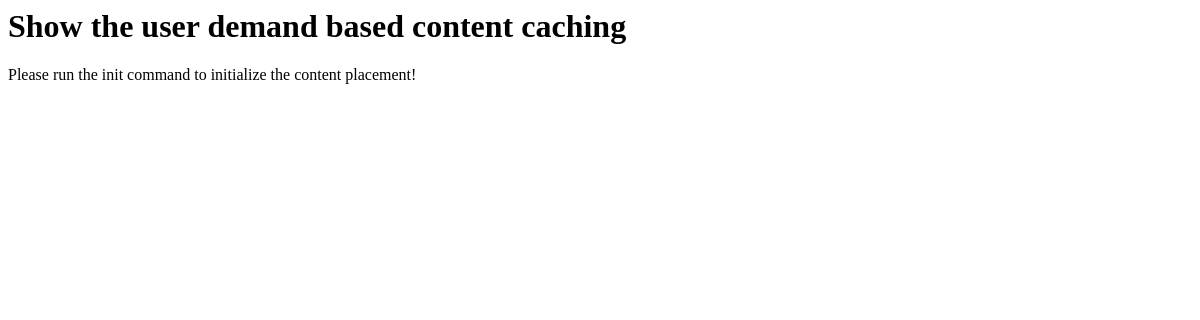
Page /video/query/ on the earlier database version.
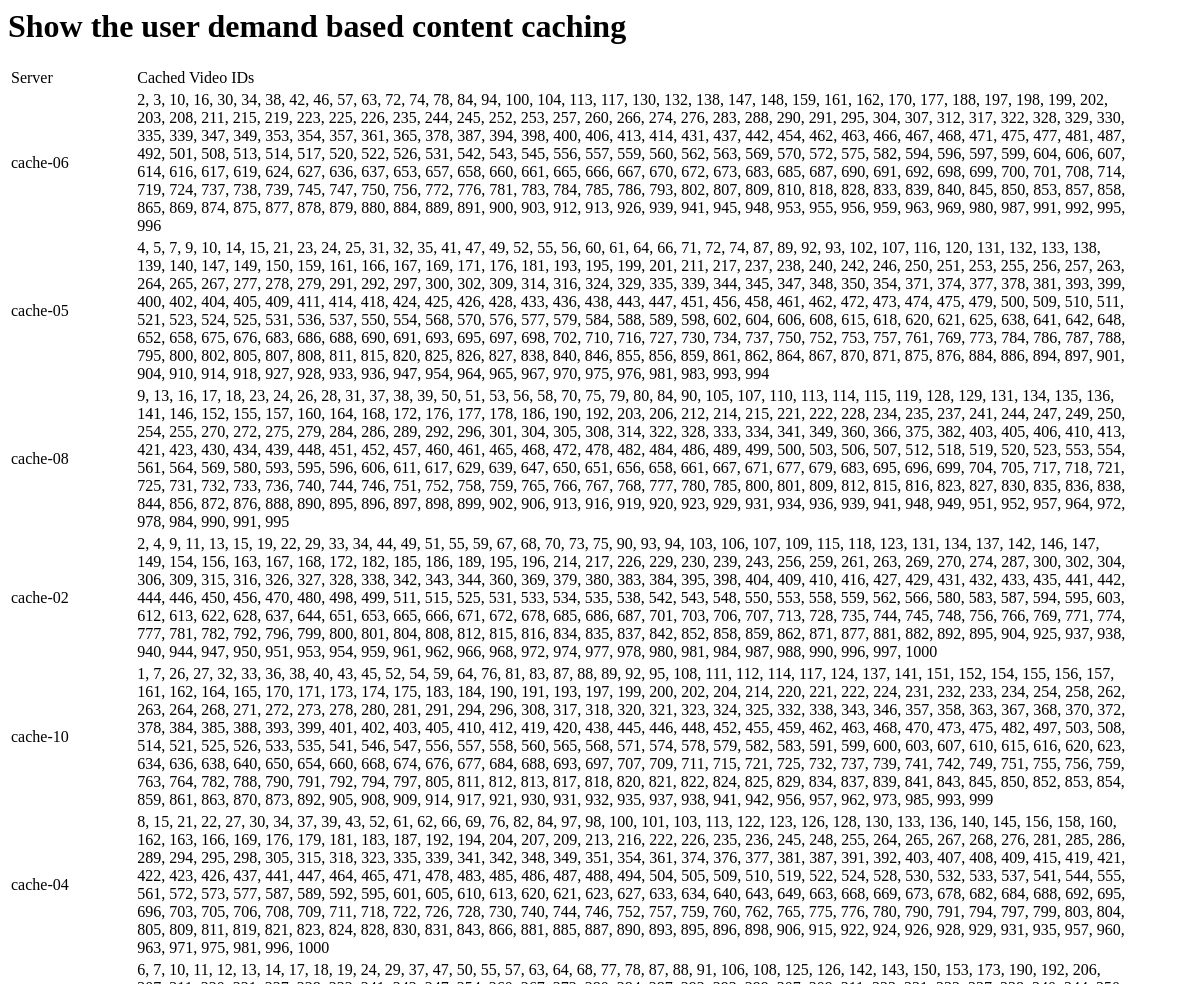
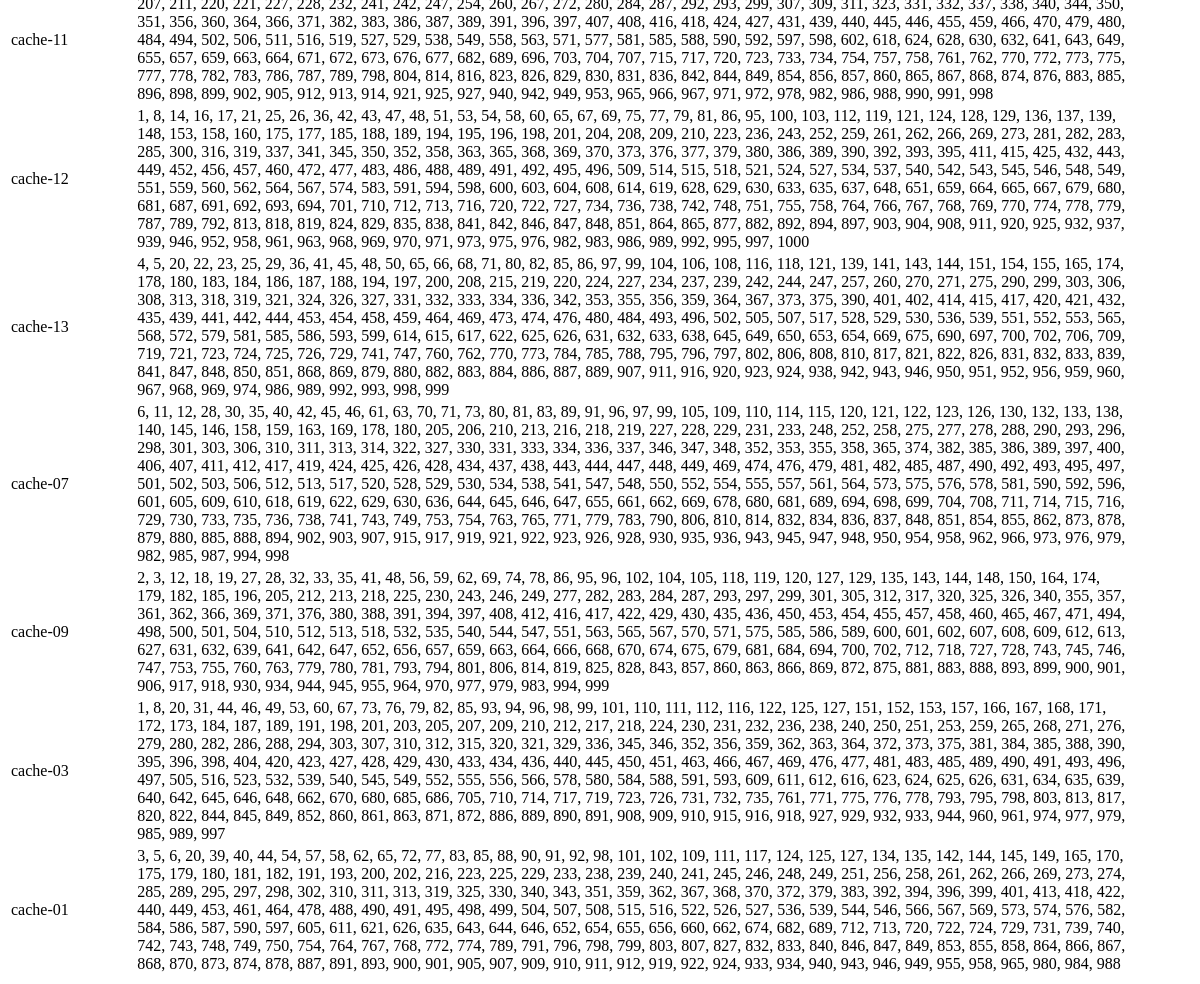
Same page on the later database version (2 pictures, top to bottom).
### video/models.py (models this page shows, shortened)
class Cache(models.Model):
	server = models.CharField(max_length=20)
	videos = models.CharField(max_length=5000)

### video/views.py (the view)
def query(request):
	caches = Cache.objects.all()
	content_caching = {}
	for cache in caches:
		content_caching[cache.server] = cache.videos
	templates = loader.get_template('video/caches.html')
	response =  HttpResponse(templates.render({'caches':caches}, request))
	response['Params'] = json.dumps(content_caching)
	return response

### video/templates/video/caches.html
<h1> Show the user demand based content caching </h1>
{% if caches %}
<table style="width:95%">
	<tr>
		<td width="10%">Server</td>
		<td width="80%">Cached Video IDs</td>
	</tr>
	{% for cache in caches %}
	<tr>
		<td width="10%"> {{ cache.server }} </td>
		<td width="80%"> {{ cache.videos }} </td>
	</tr>
	{% endfor %}
</table>
{% else %}
	<p>Please run the init command to initialize the content placement!</p>
{% endif %}

Differences in the rows shown:
added Cache: server "cache-06", videos "2, 3, 10, 16, 30, 34, 38, 42, 46, 57, 63, 72, 74, 78, 84, 94, 100, 104, 113, 117, 130, 132, 138, 147, 148, 159, 161, 162, 170, 177, 188, 197, 198, 199, 202, 203, 208, 211, 215, 219, 223, 225, 226, 235, 244, 245, 252, 253, 257, 260, 266, 274, 276, 283, 288, 290, 291, 295, 304, 307, 312, 317, 322, 328, 329, 330, 335, 339, 347, 349, 353, 354, 357, 361, 365, 378, 387, 394, 398, 400, 406, 413, 414, 431, 437, 442, 454, 462, 463, 466, 467, 468, 471, 475, 477, 481, 487, 492, 501, 508, 513, 514, 517, 520, 522, 526, 531, 542, 543, 545, 556, 557, 559, 560, 562, 563, 569, 570, 572, 575, 582, 594, 596, 597, 599, 604, 606, 607, 614, 616, 617, 619, 624, 627, 636, 637, 653, 657, 658, 660, 661, 665, 666,…"
added Cache: server "cache-05", videos "4, 5, 7, 9, 10, 14, 15, 21, 23, 24, 25, 31, 32, 35, 41, 47, 49, 52, 55, 56, 60, 61, 64, 66, 71, 72, 74, 87, 89, 92, 93, 102, 107, 116, 120, 131, 132, 133, 138, 139, 140, 147, 149, 150, 159, 161, 166, 167, 169, 171, 176, 181, 193, 195, 199, 201, 211, 217, 237, 238, 240, 242, 246, 250, 251, 253, 255, 256, 257, 263, 264, 265, 267, 277, 278, 279, 291, 292, 297, 300, 302, 309, 314, 316, 324, 329, 335, 339, 344, 345, 347, 348, 350, 354, 371, 374, 377, 378, 381, 393, 399, 400, 402, 404, 405, 409, 411, 414, 418, 424, 425, 426, 428, 433, 436, 438, 443, 447, 451, 456, 458, 461, 462, 472, 473, 474, 475, 479, 500, 509, 510, 511, 521, 523, 524, 525, 531, 536, 537, 550, 554, 568, 570, 576, 577, 579, 584,…"
added Cache: server "cache-08", videos "9, 13, 16, 17, 18, 23, 24, 26, 28, 31, 37, 38, 39, 50, 51, 53, 56, 58, 70, 75, 79, 80, 84, 90, 105, 107, 110, 113, 114, 115, 119, 128, 129, 131, 134, 135, 136, 141, 146, 152, 155, 157, 160, 164, 168, 172, 176, 177, 178, 186, 190, 192, 203, 206, 212, 214, 215, 221, 222, 228, 234, 235, 237, 241, 244, 247, 249, 250, 254, 255, 270, 272, 275, 279, 284, 286, 289, 292, 296, 301, 304, 305, 308, 314, 322, 328, 333, 334, 341, 349, 360, 366, 375, 382, 403, 405, 406, 410, 413, 421, 423, 430, 434, 439, 448, 451, 452, 457, 460, 461, 465, 468, 472, 478, 482, 484, 486, 489, 499, 500, 503, 506, 507, 512, 518, 519, 520, 523, 553, 554, 561, 564, 569, 580, 593, 595, 596, 606, 611, 617, 629, 639, 647, 650, 651,…"
added Cache: server "cache-02", videos "2, 4, 9, 11, 13, 15, 19, 22, 29, 33, 34, 44, 49, 51, 55, 59, 67, 68, 70, 73, 75, 90, 93, 94, 103, 106, 107, 109, 115, 118, 123, 131, 134, 137, 142, 146, 147, 149, 154, 156, 163, 167, 168, 172, 182, 185, 186, 189, 195, 196, 214, 217, 226, 229, 230, 239, 243, 256, 259, 261, 263, 269, 270, 274, 287, 300, 302, 304, 306, 309, 315, 316, 326, 327, 328, 338, 342, 343, 344, 360, 369, 379, 380, 383, 384, 395, 398, 404, 409, 410, 416, 427, 429, 431, 432, 433, 435, 441, 442, 444, 446, 450, 456, 470, 480, 498, 499, 511, 515, 525, 531, 533, 534, 535, 538, 542, 543, 548, 550, 553, 558, 559, 562, 566, 580, 583, 587, 594, 595, 603, 612, 613, 622, 628, 637, 644, 651, 653, 665, 666, 671, 672, 678, 685, 686,…"
added Cache: server "cache-10", videos "1, 7, 26, 27, 32, 33, 36, 38, 40, 43, 45, 52, 54, 59, 64, 76, 81, 83, 87, 88, 89, 92, 95, 108, 111, 112, 114, 117, 124, 137, 141, 151, 152, 154, 155, 156, 157, 161, 162, 164, 165, 170, 171, 173, 174, 175, 183, 184, 190, 191, 193, 197, 199, 200, 202, 204, 214, 220, 221, 222, 224, 231, 232, 233, 234, 254, 258, 262, 263, 264, 268, 271, 272, 273, 278, 280, 281, 291, 294, 296, 308, 317, 318, 320, 321, 323, 324, 325, 332, 338, 343, 346, 357, 358, 363, 367, 368, 370, 372, 378, 384, 385, 388, 393, 399, 401, 402, 403, 405, 410, 412, 419, 420, 438, 445, 446, 448, 452, 455, 459, 462, 463, 468, 470, 473, 475, 482, 497, 503, 508, 514, 521, 525, 526, 533, 535, 541, 546, 547, 556, 557, 558, 560, 565, 568,…"
added Cache: server "cache-04", videos "8, 15, 21, 22, 27, 30, 34, 37, 39, 43, 52, 61, 62, 66, 69, 76, 82, 84, 97, 98, 100, 101, 103, 113, 122, 123, 126, 128, 130, 133, 136, 140, 145, 156, 158, 160, 162, 163, 166, 169, 176, 179, 181, 183, 187, 192, 194, 204, 207, 209, 213, 216, 222, 226, 235, 236, 245, 248, 255, 264, 265, 267, 268, 276, 281, 285, 286, 289, 294, 295, 298, 305, 315, 318, 323, 335, 339, 341, 342, 348, 349, 351, 354, 361, 374, 376, 377, 381, 387, 391, 392, 403, 407, 408, 409, 415, 419, 421, 422, 423, 426, 437, 441, 447, 464, 465, 471, 478, 483, 485, 486, 487, 488, 494, 504, 505, 509, 510, 519, 522, 524, 528, 530, 532, 533, 537, 541, 544, 555, 561, 572, 573, 577, 587, 589, 592, 595, 601, 605, 610, 613, 620, 621, 623,…"
added Cache: server "cache-11", videos "6, 7, 10, 11, 12, 13, 14, 17, 18, 19, 24, 29, 37, 47, 50, 55, 57, 63, 64, 68, 77, 78, 87, 88, 91, 106, 108, 125, 126, 142, 143, 150, 153, 173, 190, 192, 206, 207, 211, 220, 221, 227, 228, 232, 241, 242, 247, 254, 260, 267, 272, 280, 284, 287, 292, 293, 299, 307, 309, 311, 323, 331, 332, 337, 338, 340, 344, 350, 351, 356, 360, 364, 366, 371, 382, 383, 386, 387, 389, 391, 396, 397, 407, 408, 416, 418, 424, 427, 431, 439, 440, 445, 446, 455, 459, 466, 470, 479, 480, 484, 494, 502, 506, 511, 516, 519, 527, 529, 538, 549, 558, 563, 571, 577, 581, 585, 588, 590, 592, 597, 598, 602, 618, 624, 628, 630, 632, 641, 643, 649, 655, 657, 659, 663, 664, 671, 672, 673, 676, 677, 682, 689, 696, 703, 704,…"
added Cache: server "cache-12", videos "1, 8, 14, 16, 17, 21, 25, 26, 36, 42, 43, 47, 48, 51, 53, 54, 58, 60, 65, 67, 69, 75, 77, 79, 81, 86, 95, 100, 103, 112, 119, 121, 124, 128, 129, 136, 137, 139, 148, 153, 158, 160, 175, 177, 185, 188, 189, 194, 195, 196, 198, 201, 204, 208, 209, 210, 223, 236, 243, 252, 259, 261, 262, 266, 269, 273, 281, 282, 283, 285, 300, 316, 319, 337, 341, 345, 350, 352, 358, 363, 365, 368, 369, 370, 373, 376, 377, 379, 380, 386, 389, 390, 392, 393, 395, 411, 415, 425, 432, 443, 449, 452, 456, 457, 460, 472, 477, 483, 486, 488, 489, 491, 492, 495, 496, 509, 514, 515, 518, 521, 524, 527, 534, 537, 540, 542, 543, 545, 546, 548, 549, 551, 559, 560, 562, 564, 567, 574, 583, 591, 594, 598, 600, 603, 604,…"
added Cache: server "cache-13", videos "4, 5, 20, 22, 23, 25, 29, 36, 41, 45, 48, 50, 65, 66, 68, 71, 80, 82, 85, 86, 97, 99, 104, 106, 108, 116, 118, 121, 139, 141, 143, 144, 151, 154, 155, 165, 174, 178, 180, 183, 184, 186, 187, 188, 194, 197, 200, 208, 215, 219, 220, 224, 227, 234, 237, 239, 242, 244, 247, 257, 260, 270, 271, 275, 290, 299, 303, 306, 308, 313, 318, 319, 321, 324, 326, 327, 331, 332, 333, 334, 336, 342, 353, 355, 356, 359, 364, 367, 373, 375, 390, 401, 402, 414, 415, 417, 420, 421, 432, 435, 439, 441, 442, 444, 453, 454, 458, 459, 464, 469, 473, 474, 476, 480, 484, 493, 496, 502, 505, 507, 517, 528, 529, 530, 536, 539, 551, 552, 553, 565, 568, 572, 579, 581, 585, 586, 593, 599, 614, 615, 617, 622, 625, 626,…"
added Cache: server "cache-07", videos "6, 11, 12, 28, 30, 35, 40, 42, 45, 46, 61, 63, 70, 71, 73, 80, 81, 83, 89, 91, 96, 97, 99, 105, 109, 110, 114, 115, 120, 121, 122, 123, 126, 130, 132, 133, 138, 140, 145, 146, 158, 159, 163, 169, 178, 180, 205, 206, 210, 213, 216, 218, 219, 227, 228, 229, 231, 233, 248, 252, 258, 275, 277, 278, 288, 290, 293, 296, 298, 301, 303, 306, 310, 311, 313, 314, 322, 327, 330, 331, 333, 334, 336, 337, 346, 347, 348, 352, 353, 355, 358, 365, 374, 382, 385, 386, 389, 397, 400, 406, 407, 411, 412, 417, 419, 424, 425, 426, 428, 434, 437, 438, 443, 444, 447, 448, 449, 469, 474, 476, 479, 481, 482, 485, 487, 490, 492, 493, 495, 497, 501, 502, 503, 506, 512, 513, 517, 520, 528, 529, 530, 534, 538, 541,…"
added Cache: server "cache-09", videos "2, 3, 12, 18, 19, 27, 28, 32, 33, 35, 41, 48, 56, 59, 62, 69, 74, 78, 86, 95, 96, 102, 104, 105, 118, 119, 120, 127, 129, 135, 143, 144, 148, 150, 164, 174, 179, 182, 185, 196, 205, 212, 213, 218, 225, 230, 243, 246, 249, 277, 282, 283, 284, 287, 293, 297, 299, 301, 305, 312, 317, 320, 325, 326, 340, 355, 357, 361, 362, 366, 369, 371, 376, 380, 388, 391, 394, 397, 408, 412, 416, 417, 422, 429, 430, 435, 436, 450, 453, 454, 455, 457, 458, 460, 465, 467, 471, 494, 498, 500, 501, 504, 510, 512, 513, 518, 532, 535, 540, 544, 547, 551, 563, 565, 567, 570, 571, 575, 585, 586, 589, 600, 601, 602, 607, 608, 609, 612, 613, 627, 631, 632, 639, 641, 642, 647, 652, 656, 657, 659, 663, 664, 666, 668,…"
added Cache: server "cache-03", videos "1, 8, 20, 31, 44, 46, 49, 53, 60, 67, 73, 76, 79, 82, 85, 93, 94, 96, 98, 99, 101, 110, 111, 112, 116, 122, 125, 127, 151, 152, 153, 157, 166, 167, 168, 171, 172, 173, 184, 187, 189, 191, 198, 201, 203, 205, 207, 209, 210, 212, 217, 218, 224, 230, 231, 232, 236, 238, 240, 250, 251, 253, 259, 265, 268, 271, 276, 279, 280, 282, 286, 288, 294, 303, 307, 310, 312, 315, 320, 321, 329, 336, 345, 346, 352, 356, 359, 362, 363, 364, 372, 373, 375, 381, 384, 385, 388, 390, 395, 396, 398, 404, 420, 423, 427, 428, 429, 430, 433, 434, 436, 440, 445, 450, 451, 463, 466, 467, 469, 476, 477, 481, 483, 485, 489, 490, 491, 493, 496, 497, 505, 516, 523, 532, 539, 540, 545, 549, 552, 555, 556, 566, 578, 580,…"
added Cache: server "cache-01", videos "3, 5, 6, 20, 39, 40, 44, 54, 57, 58, 62, 65, 72, 77, 83, 85, 88, 90, 91, 92, 98, 101, 102, 109, 111, 117, 124, 125, 127, 134, 135, 142, 144, 145, 149, 165, 170, 175, 179, 180, 181, 182, 191, 193, 200, 202, 216, 223, 225, 229, 233, 238, 239, 240, 241, 245, 246, 248, 249, 251, 256, 258, 261, 262, 266, 269, 273, 274, 285, 289, 295, 297, 298, 302, 310, 311, 313, 319, 325, 330, 340, 343, 351, 359, 362, 367, 368, 370, 372, 379, 383, 392, 394, 396, 399, 401, 413, 418, 422, 440, 449, 453, 461, 464, 478, 488, 490, 491, 495, 498, 499, 504, 507, 508, 515, 516, 522, 526, 527, 536, 539, 544, 546, 566, 567, 569, 573, 574, 576, 582, 584, 586, 587, 590, 597, 605, 611, 621, 626, 635, 643, 644, 646, 652,…"
Other differences:
text no longer shown: "Please run the init command to initialize the content placement!"
text now shown: "Server Cached Video IDs"
